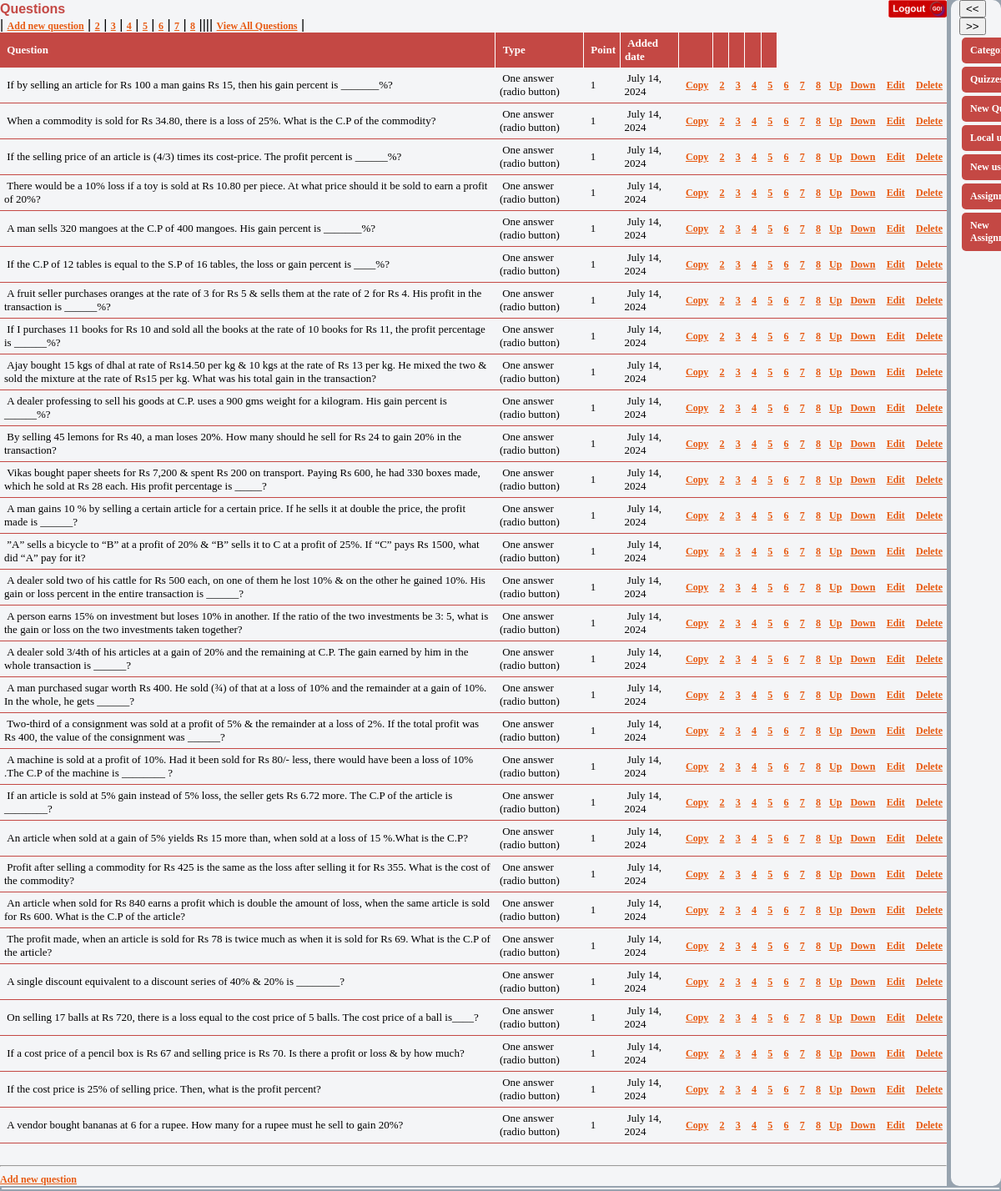
Page /sources/php/qnpro/admin/index.php?module=questions&quiz_id=1 (signed in) on the committed database.
### tables this page shows
CREATE TABLE `questions` (
  `id` int(11) NOT NULL AUTO_INCREMENT,
  `question_text` varchar(8000) DEFAULT NULL,
  `question_type_id` int(11) NOT NULL,
  `priority` int(11) NOT NULL,
  `quiz_id` int(11) NOT NULL,
  `point` decimal(18,0) NOT NULL,
  `added_date` timestamp NOT NULL DEFAULT CURRENT_TIMESTAMP,
  `parent_id` int(11) NOT NULL,
  `question_total` decimal(18,0) DEFAULT NULL,
  `check_total` int(11) DEFAULT NULL,
  `header_text` varchar(1500) DEFAULT NULL,
  `footer_text` varchar(1500) DEFAULT NULL,
  `question_text_eng` varchar(1800) DEFAULT NULL,
  `help_image` varchar(550) DEFAULT NULL,
  PRIMARY KEY (`id`),
  KEY `quiz_id` (`quiz_id`)
);

CREATE TABLE `question_types` (
  `id` int(11) NOT NULL,
  `question_type` varchar(150) NOT NULL,
  PRIMARY KEY (`id`)
);

### sources/php/qnpro/admin/modules/questions.php (called while the page is built, shortened)
<?php
    require "grid.php";
    $quiz_id = util::GetKeyID("quiz_id", "index.php?module=quizzes");
    $hedaers = array("Question", "Type", "Point","Added date","&nbsp;","&nbsp;","&nbsp;","&nbsp;","&nbsp;");
    $columns = array("question_text"=>"text","question_type"=>"text" ,"point"=>"text","added_date"=>"short date");
    $grd = new grid($hedaers,$columns, "index.php?module=questions&quiz_id=$quiz_id");
	$grd->edit_link="index.php?module=add_question&quiz_id=$quiz_id";
    $grd->id_links=(array(
		"Copy"=>"?module=add_question&quiz_id=$quiz_id",
		"2"=>"?module=add_question&quiz_id=$quiz_id&answercount=2",
		"3"=>"?module=add_question&quiz_id=$quiz_id&answercount=3",
		"4"=>"?module=add_question&quiz_id=$quiz_id&answercount=4",
		"5"=>"?module=add_question&quiz_id=$quiz_id&answercount=5",
		"6"=>"?module=add_question&quiz_id=$quiz_id&answercount=6",
		"7"=>"?module=add_question&quiz_id=$quiz_id&answercount=7",
		"8"=>"?module=add_question&quiz_id=$quiz_id&answercount=8"
		));
	$grd->id_link_key="copyid";
    $grd->commands=array("Up"=>"up", "Down"=>"down");
    $query = questions_db::GetQuestionsQuery1($quiz_id);
    $grd->DrowTable($query);
    $grid_html = $grd->table;
    function desc_func()
    {
        return "Questions";
    }
?>

### sources/php/qnpro/admin/db/mysql2.php (called while the page is built, shortened)
<?php
class db
{
    public static function exec_sql($query)
    {
	$link=mysqli_connect(SQL_IP, SQL_USER, SQL_PWD,SQL_DATABASE) or die(db::error($link));
	$results=mysqli_query($link,$query) or die(db::myerror($link,$query));
	return $results;
    }
    public static function fetch($results)
    {
       $row=mysqli_fetch_array($results);
       return $row;
    }
}
?>

### sources/php/qnpro/admin/lib/util.php (called while the page is built, shortened)
<?php
    class util
    {
        public static function GetKeyID($key,$invalid_location)
        {
            return $_GET[$key];
        }
    }
?>

### sources/php/qnpro/admin/db/access_db.php (called while the page is built)
<?php
class access_db {
    public static function GetModules($txtLogin,$txtPass,$txtPassImp,$check_pass=true)
    {
        $query= "select m.*, u.UserID as user_id, u.user_type,u.password, 0 as imported from users u " .
                "left join roles_rights rr on rr.role_id = u.user_type " .
                "left join modules m on m.id= rr.module_id ".
                "where u.UserName='$txtLogin' ";
        if($check_pass==true) $query.="and Password='$txtPass' ";
        $query.=" union ";
        $query.="select m.*, u.UserID as user_id, 2 as user_type,u.password, 1 as imported from v_imported_users u ".
                " left join roles_rights rr on rr.role_id = 2 ".
                " left join modules m on m.id= rr.module_id ".
                " where u.UserName='$txtLogin' ";
        if($check_pass==true) $query.=" and u.Password='$txtPassImp' order by priority";
        return db::exec_sql($query);
    }
}
?>

### sources/php/qnpro/admin/grid.php (the view, shortened to what this page needs)
<?php
    class grid
    {
        var $id_column = "id";
        var $page_name = "";
        var $grid_control_name ="div_grid";
        var $table = "<table border=1 class=tblGrid>";
        var $edit_attr="";
        var $edit_text = "Edit";
        var $edit_link ="";
        var $delete_text = "Delete";
        var $checkbox = false;
        var $id_links ;
        var $id_link_key="id";
        var $commands;
        var $message = 'Are you sure ?';
        var $_columns ;
        var $identity = "";
        var $process_command_override = "";
        var $process_html_command="";
        public function grid($headers, $columns, $page)
        {
            $this->_columns = $columns;
            $this->page_name= $page;
            $this->table.="<tr class=c_list_head>";
            foreach($headers as $header)
            {
                $this->table.="<td>&nbsp;".$header."</td>";
            }
            $this->table.="</tr>";
        }
        public function DrowTable($query)
        {
            $rows = db::exec_sql($query);
            while($row=db::fetch($rows))
            {
                $this->table.="<tr class=c_list_item>";
                foreach($this->_columns as $key=>$value)
                {
                    $this->table.="<td>&nbsp;".trim(strip_tags($this->FormatColumn($value,$row[$key])))."&nbsp;</td>";
                }
                $this->AddIdLinks($row);
                $this->ProcessCommands($row);
                $this->ProcessEdit($row);
                $this->ProcessDelete($row);
               $this->table.="</tr>";
            }
            $this->table.="</table>";
        }
        private function FormatColumn($format , $results)
        {
            if($format=="short date")
            {
                $results = date('F d, Y ', strtotime($results));
            }
            return $results;
        }
        public function DrowJs()
        {
            $this->table.="<input type=hidden id=hdnEventArgs /><input type=hidden id=hdnEventMode />";
        }
        private function ProcessEdit($row)
        {
            $edit_attr= $this->edit_attr;
            $edit_link = "<a $edit_attr href='".$this->edit_link."&id=".$row[$this->id_column]."'>$this->edit_text</a>";
            $this->table.="<td>&nbsp;$edit_link</td>";
        }
        private function ProcessDelete($row)
        {
            $id = $this->id_column;
            $this->table.="<td>&nbsp;<a href='javascript:jsProcessDelete(\"$this->message\",$row[$id], \"$this->page_name\", \"$this->grid_control_name\" )'>$this->delete_text</a></td>";
        }
        private function ProcessHTML($row)
        {
            if($this->process_html_command=="") return ;
            $process_html_command = $this->process_html_command;
            $this->table.=$process_html_command($row);
        }
        private function ProcessCommands($row)
        {
            $process_command_override = $this->process_command_override;
            $id = $this->id_column;
            foreach($this->commands as $key=>$value)
            {
                 if($process_command_override!="")
                 {
                     $this->table.=$process_command_override($row);
                 }
                 else
                 {
                     $this->table.="<td><a href='javascript:jsProcessCommand($row[$id], \"$this->page_name\", \"$this->grid_control_name\", \"$value\" )'>$key</a></td>";
                 }
            }
        }
        private function AddCheckbox($row)
        {
            if(!$this->checkbox) return ;
            $checked = "";
            $identity =$this->identity;
            $this->table.="<td><input $checked type=checkbox name=chkgrd".$identity."[] value=".$row[$this->id_column]." /></td>";
        }
        private function AddIdLinks($row)
        {
            foreach($this->id_links as $key=>$value)
            {
                 $this->table.="<td>&nbsp;<a href='$value&".$this->id_link_key."=".$row[$this->id_column]."'>$key</a></td>";
            }
        }
    }
?>

### sources/php/qnpro/admin/index.php (shortened to what this page needs)
<?php
  require 'db/mysql2.php';
  require 'db/access_db.php';
  require "lib/util.php";
  $modules = access_db::GetModules($_SESSION['txtLogin'], $_SESSION['txtPass'],$_SESSION['txtPassImp'],true);
  include "modules/".$module_name.".php";
  if(!isset($_POST["ajax"]))
  {
        include "index_tmp.php";
  }
?>

### sources/php/qnpro/admin/index_tmp.php (shortened to what this page needs)
<HTML>
    <HEAD>
    </HEAD>
    <link href="style/index.css" type="text/css" rel="stylesheet" />
    <link href="style/grid.css" type="text/css" rel="stylesheet" />
    <BODY bgcolor="#97A3AF" >
		<table width="100%" cellpadding="0" cellspacing="0" border="0">
            <tr>
                <td  align="center" valign="top" bgcolor="#F4F5F7" width="*">
                          <table width="100%" cellpadding="0" cellspacing="0" border="0" >
                                <tr>
                                        <td valign="top" bgcolor="#F4F5F7">
                                                                <table width="100%" cellspacing="0" cellpadding="0">
                                                                    <tr>
                                                                        <td class="main_table_desc_text">
                                                                            <font color="black">
                                                                                <?php
                                                                                    echo desc_func();
                                                                                ?>
                                                                            </font>
                                                                        </td><td align="right">
                                        <a href="logout.php" border="1"><img border=0 src="style/i/logout.gif" /></a>
                                    </td>
                                                                    </tr>
                                                                </table>
                                                    </td>
                                    </tr>
                                    <tr height="550px">
                                        <td valign="top">
                                             <?php
						include "modules/".$module_name."_tmp.php";
                                             ?>
                                        </td>
                                    </tr>
                            </table>
                </td>
				<td width="5px">&nbsp;</td>
				<td class="c_menu_td" valign="top" id="idMenuDiv" style="width:150px;max-width:50px;overflow-x:scroll;scrollbar-width:2px;">
					<input type="button" value="<<" onclick="$('#idMenuDiv').css('width','150px');"> &nbsp;
					<input type="button" value=">>" onclick="$('#idMenuDiv').css('width','50px');">
					<br>
					<table>
								<?php
									while($row=db::fetch($modules))
									{
										?>
										<tr>
										<td>
										<?php
										echo "<a class=\"menu_child_name\" href='index.php?module=".$row['file_name']."'><div class='c_menu_list_bg' style='width:100%'>".$row['module_name']."</div></a>";
										?>
										</td>
										</tr>
										<?php
									}
								?>
					</table>
                </td>
            </tr>
         </table>
         <table style="width:100%" style="display:<?php echo DEBUG_SQL=="yes" ? "" : "none" ?>">
        </table>
   </BODY>
</HTML>

### sources/php/qnpro/admin/modules/questions_tmp.php (shortened to what this page needs)
<div>
 |
<a href="?module=add_question&quiz_id=<?php echo $quiz_id ?>">Add new question</a> |
<a href="?module=add_question&quiz_id=<?php echo $quiz_id ?>&answercount=2">2</a>   |
<a href="?module=add_question&quiz_id=<?php echo $quiz_id ?>&answercount=3">3</a>   |
<a href="?module=add_question&quiz_id=<?php echo $quiz_id ?>&answercount=4">4</a>   |
<a href="?module=add_question&quiz_id=<?php echo $quiz_id ?>&answercount=5">5</a>  |
<a href="?module=add_question&quiz_id=<?php echo $quiz_id ?>&answercount=6">6</a>  |
<a href="?module=add_question&quiz_id=<?php echo $quiz_id ?>&answercount=7">7</a>  |
<a href="?module=add_question&quiz_id=<?php echo $quiz_id ?>&answercount=8">8</a>  ||||
<a href="?module=disp_questions&quiz_id=<?php echo $quiz_id ?>">View All Questions</a> |
</div>
<div id="div_grid"><?php echo $grid_html ?></div>
    <br>
    <hr />
    <a href="?module=add_question&quiz_id=<?php echo $quiz_id ?>">Add new question</a>

### sources/php/qnpro/admin/style/index.css (style rules this page uses)
.c_menu_td { width:150px; valign:top; align:rigth; background-color : #F4F5F7; padding-left: 10px; border-radius:10px; }
.c_menu_list_bg { width:100%px; background-color:#c44844; margin-right:-3px; padding:8px 10px; border-radius:5px 0 0 5px; }
.main_table_desc_text { color:#c44844; font-size : 16px; font-family:arial; font-weight : bold; }
.main_table_desc_text font { color:#c44844; }
.menu_child_name { color:#ffffff; font-size : 12px; font-weight : regular; font-family:tahoma; text-decoration:none; }
BODY { PADDING-RIGHT: 0px; PADDING-LEFT: 0px; font-size : 11px; PADDING-BOTTOM: 0px; MARGIN: 0px; PADDING-TOP: 0px; FONT-FAMILY: Arial, Helvetica, Verdana, sans-serif }
a { color:#E75A12; font-size : 12px; font-family:tahoma; font-weight : bold; }

### sources/php/qnpro/admin/style/grid.css (style rules this page uses)
.c_list_head { color:#7D848C; font-size : 13px; font-family:tahoma; font-weight : bold; padding:5px; }
.c_list_head td { padding:5px; color:#ffffff; background-color:#c44844; border-top:none; border-left:none; border-right:1px solid #ffffff; border-bottom:none; }
.c_list_item { color:black; font-size : 13px; font-family:tahoma; }
.c_list_item td { padding:5px; border-top:none; border-left:none; border-right:none; border-bottom:1px solid #c44844; }
.tblGrid { scope:col; width: 100%; border-top:none; border-left:none; border-right:none; border-bottom:1px solid #c44844; border-collapse:collapse; }

### rows in the picture
questions: question_text "If by selling an article for Rs 100 a man gains Rs 15, then his gain percent is _______%? 1 July 14, 2024"
question_types: question_type "One answer (radio button) One answer (radio button) One answer (radio button) One answer (radio button) One answer (radio button) One answer (radio button) One answer (radio button) One answer (radio button) One answer (radio button) One answer (radio button) One answer (radio button) One answer (radio button) One answer (radio button) One answer (radio button) One answer (radio button) One answer (radio button) One answer (radio button) One answer (radio button) One answer (radio button) One answer (radio button) One answer (radio button) One answer (radio button) One answer (radio button) One answer (radio button) One answer (radio button) One answer (radio button) One answer (radio…"
questions: question_text "When a commodity is sold for Rs 34.80, there is a loss of 25%. What is the C.P of the commodity? 1 July 14, 2024"
questions: question_text "If the selling price of an article is (4/3) times its cost-price. The profit percent is ______%? 1 July 14, 2024"
questions: question_text "There would be a 10% loss if a toy is sold at Rs 10.80 per piece. At what price should it be sold to earn a profit of 20%? 1 July 14, 2024"
questions: question_text "A man sells 320 mangoes at the C.P of 400 mangoes. His gain percent is _______%? 1 July 14, 2024"
questions: question_text "If the C.P of 12 tables is equal to the S.P of 16 tables, the loss or gain percent is ____%? 1 July 14, 2024"
questions: question_text "A fruit seller purchases oranges at the rate of 3 for Rs 5 & sells them at the rate of 2 for Rs 4. His profit in the transaction is ______%? 1 July 14, 2024"
questions: question_text "If I purchases 11 books for Rs 10 and sold all the books at the rate of 10 books for Rs 11, the profit percentage is ______%? 1 July 14, 2024"
questions: question_text "Ajay bought 15 kgs of dhal at rate of Rs14.50 per kg & 10 kgs at the rate of Rs 13 per kg. He mixed the two & sold the mixture at the rate of Rs15 per kg. What was his total gain in the transaction? 1 July 14, 2024"
questions: question_text "A dealer professing to sell his goods at C.P. uses a 900 gms weight for a kilogram. His gain percent is ______%? 1 July 14, 2024"
questions: question_text "By selling 45 lemons for Rs 40, a man loses 20%. How many should he sell for Rs 24 to gain 20% in the transaction? 1 July 14, 2024"
questions: question_text "Vikas bought paper sheets for Rs 7,200 & spent Rs 200 on transport. Paying Rs 600, he had 330 boxes made, which he sold at Rs 28 each. His profit percentage is _____? 1 July 14, 2024"
questions: question_text "A man gains 10 % by selling a certain article for a certain price. If he sells it at double the price, the profit made is ______? 1 July 14, 2024"
questions: question_text "”A” sells a bicycle to “B” at a profit of 20% & “B” sells it to C at a profit of 25%. If “C” pays Rs 1500, what did “A” pay for it? 1 July 14, 2024"
questions: question_text "A dealer sold two of his cattle for Rs 500 each, on one of them he lost 10% & on the other he gained 10%. His gain or loss percent in the entire transaction is ______? 1 July 14, 2024"
questions: question_text "A person earns 15% on investment but loses 10% in another. If the ratio of the two investments be 3: 5, what is the gain or loss on the two investments taken together? 1 July 14, 2024"
questions: question_text "A dealer sold 3/4th of his articles at a gain of 20% and the remaining at C.P. The gain earned by him in the whole transaction is ______? 1 July 14, 2024"
questions: question_text "A man purchased sugar worth Rs 400. He sold (¾) of that at a loss of 10% and the remainder at a gain of 10%. In the whole, he gets ______? 1 July 14, 2024"
questions: question_text "Two-third of a consignment was sold at a profit of 5% & the remainder at a loss of 2%. If the total profit was Rs 400, the value of the consignment was ______? 1 July 14, 2024"
questions: question_text "A machine is sold at a profit of 10%. Had it been sold for Rs 80/- less, there would have been a loss of 10% .The C.P of the machine is ________ ? 1 July 14, 2024"
questions: question_text "If an article is sold at 5% gain instead of 5% loss, the seller gets Rs 6.72 more. The C.P of the article is ________? 1 July 14, 2024"
questions: question_text "An article when sold at a gain of 5% yields Rs 15 more than, when sold at a loss of 15 %.What is the C.P? 1 July 14, 2024"
questions: question_text "Profit after selling a commodity for Rs 425 is the same as the loss after selling it for Rs 355. What is the cost of the commodity? 1 July 14, 2024"
questions: question_text "An article when sold for Rs 840 earns a profit which is double the amount of loss, when the same article is sold for Rs 600. What is the C.P of the article? 1 July 14, 2024"
questions: question_text "The profit made, when an article is sold for Rs 78 is twice much as when it is sold for Rs 69. What is the C.P of the article? 1 July 14, 2024"
questions: question_text "A single discount equivalent to a discount series of 40% & 20% is ________? 1 July 14, 2024"
questions: question_text "On selling 17 balls at Rs 720, there is a loss equal to the cost price of 5 balls. The cost price of a ball is____? 1 July 14, 2024"
questions: question_text "If a cost price of a pencil box is Rs 67 and selling price is Rs 70. Is there a profit or loss & by how much? 1 July 14, 2024"
questions: question_text "If the cost price is 25% of selling price. Then, what is the profit percent? 1 July 14, 2024"
questions: question_text "A vendor bought bananas at 6 for a rupee. How many for a rupee must he sell to gain 20%? 1 July 14, 2024"

### other values in the picture
desc_func() "Questions"
$header "Question Type Point Added date"
$this->edit_text "Edit Edit Edit Edit Edit Edit Edit Edit Edit Edit Edit Edit Edit Edit Edit Edit Edit Edit Edit Edit Edit Edit Edit Edit Edit Edit Edit Edit Edit Edit"
$row['module_name'] "New…"
$row['module_name'] "Local…"
